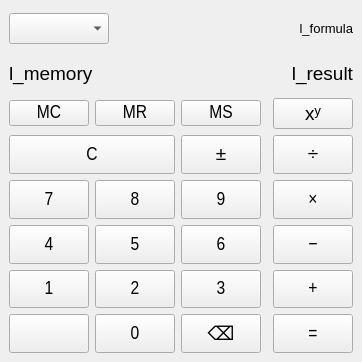
<?xml version="1.0" encoding="UTF-8"?>
<ui version="4.0">
 <class>MainWindow</class>
 <widget class="QMainWindow" name="MainWindow">
  <property name="geometry">
   <rect>
    <x>0</x>
    <y>0</y>
    <width>310</width>
    <height>362</height>
   </rect>
  </property>
  <property name="sizePolicy">
   <sizepolicy hsizetype="Preferred" vsizetype="Preferred">
    <horstretch>0</horstretch>
    <verstretch>0</verstretch>
   </sizepolicy>
  </property>
  <property name="font">
   <font>
    <pointsize>14</pointsize>
   </font>
  </property>
  <property name="windowTitle">
   <string>Калькулятор</string>
  </property>
  <widget class="QWidget" name="centralwidget">
   <layout class="QGridLayout" name="gridLayout" rowstretch="0,0,0,0,0,0,0,0,0,0,0" columnstretch="0,2,2,2,0,3">
    <item row="6" column="2">
     <widget class="QPushButton" name="tb_eight">
      <property name="sizePolicy">
       <sizepolicy hsizetype="Preferred" vsizetype="Preferred">
        <horstretch>0</horstretch>
        <verstretch>0</verstretch>
       </sizepolicy>
      </property>
      <property name="minimumSize">
       <size>
        <width>0</width>
        <height>0</height>
       </size>
      </property>
      <property name="font">
       <font>
        <family>Arial Narrow</family>
        <pointsize>14</pointsize>
       </font>
      </property>
      <property name="text">
       <string>8</string>
      </property>
      <property name="shortcut">
       <string>8</string>
      </property>
     </widget>
    </item>
    <item row="9" column="2">
     <widget class="QPushButton" name="tb_two">
      <property name="sizePolicy">
       <sizepolicy hsizetype="Preferred" vsizetype="Preferred">
        <horstretch>0</horstretch>
        <verstretch>0</verstretch>
       </sizepolicy>
      </property>
      <property name="minimumSize">
       <size>
        <width>0</width>
        <height>0</height>
       </size>
      </property>
      <property name="font">
       <font>
        <family>Arial Narrow</family>
        <pointsize>14</pointsize>
       </font>
      </property>
      <property name="text">
       <string>2</string>
      </property>
      <property name="shortcut">
       <string>2</string>
      </property>
     </widget>
    </item>
    <item row="9" column="1">
     <widget class="QPushButton" name="tb_one">
      <property name="sizePolicy">
       <sizepolicy hsizetype="Preferred" vsizetype="Preferred">
        <horstretch>0</horstretch>
        <verstretch>0</verstretch>
       </sizepolicy>
      </property>
      <property name="minimumSize">
       <size>
        <width>0</width>
        <height>0</height>
       </size>
      </property>
      <property name="font">
       <font>
        <family>Arial Narrow</family>
        <pointsize>14</pointsize>
       </font>
      </property>
      <property name="text">
       <string>1</string>
      </property>
      <property name="shortcut">
       <string>1</string>
      </property>
     </widget>
    </item>
    <item row="10" column="1">
     <widget class="QPushButton" name="tb_extra">
      <property name="sizePolicy">
       <sizepolicy hsizetype="Preferred" vsizetype="Preferred">
        <horstretch>0</horstretch>
        <verstretch>0</verstretch>
       </sizepolicy>
      </property>
      <property name="minimumSize">
       <size>
        <width>0</width>
        <height>0</height>
       </size>
      </property>
      <property name="font">
       <font>
        <family>Arial Narrow</family>
        <pointsize>14</pointsize>
       </font>
      </property>
      <property name="text">
       <string/>
      </property>
     </widget>
    </item>
    <item row="3" column="5">
     <widget class="QPushButton" name="tb_power">
      <property name="text">
       <string>xʸ</string>
      </property>
     </widget>
    </item>
    <item row="9" column="3">
     <widget class="QPushButton" name="tb_three">
      <property name="sizePolicy">
       <sizepolicy hsizetype="Preferred" vsizetype="Preferred">
        <horstretch>0</horstretch>
        <verstretch>0</verstretch>
       </sizepolicy>
      </property>
      <property name="minimumSize">
       <size>
        <width>0</width>
        <height>0</height>
       </size>
      </property>
      <property name="font">
       <font>
        <family>Arial Narrow</family>
        <pointsize>14</pointsize>
       </font>
      </property>
      <property name="text">
       <string>3</string>
      </property>
      <property name="shortcut">
       <string>3</string>
      </property>
     </widget>
    </item>
    <item row="9" column="5">
     <widget class="QPushButton" name="tb_add">
      <property name="sizePolicy">
       <sizepolicy hsizetype="Preferred" vsizetype="Preferred">
        <horstretch>0</horstretch>
        <verstretch>0</verstretch>
       </sizepolicy>
      </property>
      <property name="minimumSize">
       <size>
        <width>0</width>
        <height>0</height>
       </size>
      </property>
      <property name="font">
       <font>
        <family>Arial Narrow</family>
        <pointsize>14</pointsize>
       </font>
      </property>
      <property name="text">
       <string>+</string>
      </property>
      <property name="shortcut">
       <string>+</string>
      </property>
     </widget>
    </item>
    <item row="6" column="5">
     <widget class="QPushButton" name="tb_multiplicate">
      <property name="sizePolicy">
       <sizepolicy hsizetype="Expanding" vsizetype="Preferred">
        <horstretch>0</horstretch>
        <verstretch>0</verstretch>
       </sizepolicy>
      </property>
      <property name="minimumSize">
       <size>
        <width>0</width>
        <height>0</height>
       </size>
      </property>
      <property name="font">
       <font>
        <family>Arial Narrow</family>
        <pointsize>14</pointsize>
       </font>
      </property>
      <property name="text">
       <string>×</string>
      </property>
      <property name="shortcut">
       <string>*</string>
      </property>
     </widget>
    </item>
    <item row="10" column="2">
     <widget class="QPushButton" name="tb_zero">
      <property name="sizePolicy">
       <sizepolicy hsizetype="Preferred" vsizetype="Preferred">
        <horstretch>0</horstretch>
        <verstretch>0</verstretch>
       </sizepolicy>
      </property>
      <property name="minimumSize">
       <size>
        <width>0</width>
        <height>0</height>
       </size>
      </property>
      <property name="font">
       <font>
        <family>Arial Narrow</family>
        <pointsize>14</pointsize>
       </font>
      </property>
      <property name="text">
       <string>0</string>
      </property>
     </widget>
    </item>
    <item row="3" column="3">
     <widget class="QPushButton" name="tb_ms">
      <property name="minimumSize">
       <size>
        <width>0</width>
        <height>0</height>
       </size>
      </property>
      <property name="font">
       <font>
        <family>Arial Narrow</family>
        <pointsize>14</pointsize>
       </font>
      </property>
      <property name="text">
       <string>MS</string>
      </property>
     </widget>
    </item>
    <item row="7" column="2">
     <widget class="QPushButton" name="tb_five">
      <property name="sizePolicy">
       <sizepolicy hsizetype="Preferred" vsizetype="Preferred">
        <horstretch>0</horstretch>
        <verstretch>0</verstretch>
       </sizepolicy>
      </property>
      <property name="minimumSize">
       <size>
        <width>0</width>
        <height>0</height>
       </size>
      </property>
      <property name="font">
       <font>
        <family>Arial Narrow</family>
        <pointsize>14</pointsize>
       </font>
      </property>
      <property name="text">
       <string>5</string>
      </property>
      <property name="shortcut">
       <string>5</string>
      </property>
     </widget>
    </item>
    <item row="10" column="3">
     <widget class="QPushButton" name="tb_backspace">
      <property name="sizePolicy">
       <sizepolicy hsizetype="Preferred" vsizetype="Preferred">
        <horstretch>0</horstretch>
        <verstretch>0</verstretch>
       </sizepolicy>
      </property>
      <property name="text">
       <string>⌫</string>
      </property>
     </widget>
    </item>
    <item row="5" column="3">
     <widget class="QPushButton" name="tb_negate">
      <property name="sizePolicy">
       <sizepolicy hsizetype="Preferred" vsizetype="Preferred">
        <horstretch>0</horstretch>
        <verstretch>0</verstretch>
       </sizepolicy>
      </property>
      <property name="minimumSize">
       <size>
        <width>0</width>
        <height>0</height>
       </size>
      </property>
      <property name="font">
       <font>
        <family>Arial Narrow</family>
        <pointsize>14</pointsize>
       </font>
      </property>
      <property name="text">
       <string>±</string>
      </property>
     </widget>
    </item>
    <item row="6" column="1">
     <widget class="QPushButton" name="tb_seven">
      <property name="sizePolicy">
       <sizepolicy hsizetype="Preferred" vsizetype="Preferred">
        <horstretch>0</horstretch>
        <verstretch>0</verstretch>
       </sizepolicy>
      </property>
      <property name="minimumSize">
       <size>
        <width>0</width>
        <height>0</height>
       </size>
      </property>
      <property name="font">
       <font>
        <family>Arial Narrow</family>
        <pointsize>14</pointsize>
       </font>
      </property>
      <property name="text">
       <string>7</string>
      </property>
      <property name="shortcut">
       <string>7</string>
      </property>
     </widget>
    </item>
    <item row="10" column="5">
     <widget class="QPushButton" name="tb_equal">
      <property name="sizePolicy">
       <sizepolicy hsizetype="Preferred" vsizetype="Preferred">
        <horstretch>0</horstretch>
        <verstretch>0</verstretch>
       </sizepolicy>
      </property>
      <property name="minimumSize">
       <size>
        <width>0</width>
        <height>0</height>
       </size>
      </property>
      <property name="font">
       <font>
        <family>Arial Narrow</family>
        <pointsize>14</pointsize>
       </font>
      </property>
      <property name="text">
       <string>=</string>
      </property>
      <property name="shortcut">
       <string>Enter</string>
      </property>
     </widget>
    </item>
    <item row="7" column="3">
     <widget class="QPushButton" name="tb_six">
      <property name="sizePolicy">
       <sizepolicy hsizetype="Preferred" vsizetype="Preferred">
        <horstretch>0</horstretch>
        <verstretch>0</verstretch>
       </sizepolicy>
      </property>
      <property name="minimumSize">
       <size>
        <width>0</width>
        <height>0</height>
       </size>
      </property>
      <property name="font">
       <font>
        <family>Arial Narrow</family>
        <pointsize>14</pointsize>
       </font>
      </property>
      <property name="text">
       <string>6</string>
      </property>
      <property name="shortcut">
       <string>6</string>
      </property>
     </widget>
    </item>
    <item row="2" column="1" colspan="5">
     <layout class="QHBoxLayout" name="horizontalLayout" stretch="0,1">
      <item>
       <widget class="QLabel" name="l_memory">
        <property name="sizePolicy">
         <sizepolicy hsizetype="Preferred" vsizetype="Preferred">
          <horstretch>0</horstretch>
          <verstretch>0</verstretch>
         </sizepolicy>
        </property>
        <property name="font">
         <font>
          <pointsize>14</pointsize>
         </font>
        </property>
        <property name="text">
         <string>l_memory</string>
        </property>
       </widget>
      </item>
      <item>
       <widget class="QLabel" name="l_result">
        <property name="sizePolicy">
         <sizepolicy hsizetype="Preferred" vsizetype="Preferred">
          <horstretch>0</horstretch>
          <verstretch>0</verstretch>
         </sizepolicy>
        </property>
        <property name="font">
         <font>
          <pointsize>14</pointsize>
         </font>
        </property>
        <property name="text">
         <string>l_result</string>
        </property>
        <property name="alignment">
         <set>Qt::AlignmentFlag::AlignRight|Qt::AlignmentFlag::AlignTrailing|Qt::AlignmentFlag::AlignVCenter</set>
        </property>
       </widget>
      </item>
     </layout>
    </item>
    <item row="6" column="3">
     <widget class="QPushButton" name="tb_nine">
      <property name="sizePolicy">
       <sizepolicy hsizetype="Preferred" vsizetype="Preferred">
        <horstretch>0</horstretch>
        <verstretch>0</verstretch>
       </sizepolicy>
      </property>
      <property name="minimumSize">
       <size>
        <width>0</width>
        <height>0</height>
       </size>
      </property>
      <property name="font">
       <font>
        <family>Arial Narrow</family>
        <pointsize>14</pointsize>
       </font>
      </property>
      <property name="text">
       <string>9</string>
      </property>
      <property name="shortcut">
       <string>9</string>
      </property>
     </widget>
    </item>
    <item row="5" column="5">
     <widget class="QPushButton" name="tb_divide">
      <property name="sizePolicy">
       <sizepolicy hsizetype="Preferred" vsizetype="Preferred">
        <horstretch>0</horstretch>
        <verstretch>0</verstretch>
       </sizepolicy>
      </property>
      <property name="minimumSize">
       <size>
        <width>0</width>
        <height>0</height>
       </size>
      </property>
      <property name="font">
       <font>
        <family>Arial Narrow</family>
        <pointsize>14</pointsize>
       </font>
      </property>
      <property name="text">
       <string>÷</string>
      </property>
      <property name="shortcut">
       <string>/</string>
      </property>
     </widget>
    </item>
    <item row="3" column="2">
     <widget class="QPushButton" name="tb_mr">
      <property name="minimumSize">
       <size>
        <width>0</width>
        <height>0</height>
       </size>
      </property>
      <property name="font">
       <font>
        <family>Arial Narrow</family>
        <pointsize>14</pointsize>
       </font>
      </property>
      <property name="text">
       <string>MR</string>
      </property>
     </widget>
    </item>
    <item row="7" column="5">
     <widget class="QPushButton" name="tb_substract">
      <property name="sizePolicy">
       <sizepolicy hsizetype="Preferred" vsizetype="Preferred">
        <horstretch>0</horstretch>
        <verstretch>0</verstretch>
       </sizepolicy>
      </property>
      <property name="minimumSize">
       <size>
        <width>0</width>
        <height>0</height>
       </size>
      </property>
      <property name="font">
       <font>
        <family>Arial Narrow</family>
        <pointsize>14</pointsize>
       </font>
      </property>
      <property name="text">
       <string>−</string>
      </property>
      <property name="shortcut">
       <string>-</string>
      </property>
     </widget>
    </item>
    <item row="7" column="1">
     <widget class="QPushButton" name="tb_four">
      <property name="sizePolicy">
       <sizepolicy hsizetype="Preferred" vsizetype="Preferred">
        <horstretch>0</horstretch>
        <verstretch>0</verstretch>
       </sizepolicy>
      </property>
      <property name="minimumSize">
       <size>
        <width>0</width>
        <height>0</height>
       </size>
      </property>
      <property name="font">
       <font>
        <family>Arial Narrow</family>
        <pointsize>14</pointsize>
       </font>
      </property>
      <property name="text">
       <string>4</string>
      </property>
      <property name="shortcut">
       <string>4</string>
      </property>
     </widget>
    </item>
    <item row="3" column="1">
     <widget class="QPushButton" name="tb_mc">
      <property name="minimumSize">
       <size>
        <width>0</width>
        <height>0</height>
       </size>
      </property>
      <property name="font">
       <font>
        <family>Arial Narrow</family>
        <pointsize>14</pointsize>
       </font>
      </property>
      <property name="text">
       <string>MC</string>
      </property>
     </widget>
    </item>
    <item row="5" column="1" colspan="2">
     <widget class="QPushButton" name="tb_reset">
      <property name="sizePolicy">
       <sizepolicy hsizetype="Preferred" vsizetype="Preferred">
        <horstretch>0</horstretch>
        <verstretch>0</verstretch>
       </sizepolicy>
      </property>
      <property name="minimumSize">
       <size>
        <width>0</width>
        <height>0</height>
       </size>
      </property>
      <property name="font">
       <font>
        <family>Arial Narrow</family>
        <pointsize>14</pointsize>
       </font>
      </property>
      <property name="text">
       <string>C</string>
      </property>
      <property name="shortcut">
       <string>Esc</string>
      </property>
     </widget>
    </item>
    <item row="0" column="1" colspan="5">
     <layout class="QHBoxLayout" name="horizontalLayout_2" stretch="0,1">
      <item>
       <widget class="QComboBox" name="cmb_controller"/>
      </item>
      <item>
       <widget class="QLabel" name="l_formula">
        <property name="font">
         <font>
          <pointsize>10</pointsize>
         </font>
        </property>
        <property name="text">
         <string>l_formula</string>
        </property>
        <property name="alignment">
         <set>Qt::AlignmentFlag::AlignRight|Qt::AlignmentFlag::AlignTrailing|Qt::AlignmentFlag::AlignVCenter</set>
        </property>
       </widget>
      </item>
     </layout>
    </item>
   </layout>
  </widget>
 </widget>
 <resources/>
 <connections/>
</ui>
